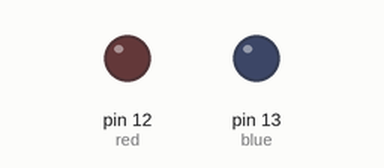
A sketch run on a simulated Arduino Uno, built with avr-gcc and run on an emulated ATmega328P. On the bench: output pins drawn as LEDs (lit = HIGH).

Above: at 0.5 s.
At 2.0 s:
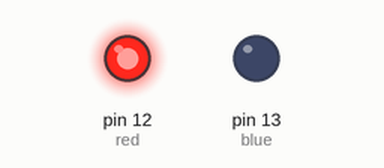
At 3.5 s:
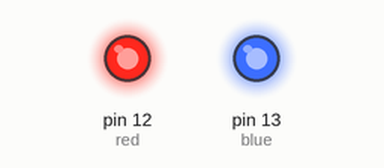
At 4.5 s:
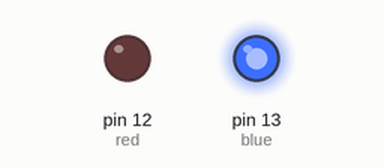
Timing chart, 0 to 5.2 s (numbered marks = the images above):
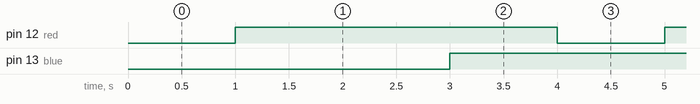

The sketch:

AlternateLED.ino
```cpp
int red = 12; // the red led is connected to pin 12
int blue = 13; // the blue led is connected to pin 13

void setup() {
  // put your setup code here, to run once:
  pinMode(red, OUTPUT); // setting the red led to output
  pinMode(blue, OUTPUT); // setting the blue led to output
}

void loop() {
  // depending on the switch value, print appropriate statements
  digitalWrite(red, LOW); // turning on the red LED
  delay(1000);
  digitalWrite(red, HIGH); // turining off the red LED
  delay(1000);
  digitalWrite(blue, LOW); // turning on the blue LED
  delay(1000);
  digitalWrite(blue, HIGH); // turining off the blue LED
  delay(1000);
}
```

Measured:
- by itself, pin 12 (red), pin 13 (blue): alternates HIGH for 3.0 s and LOW for 1.0 s
- by itself, everything shown: repeats every 32.0 s, in 32 steps
